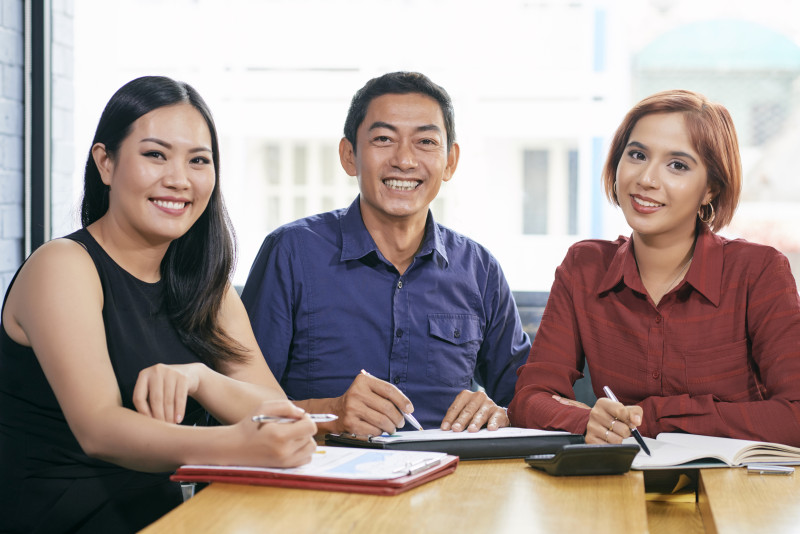
#> input picture EXAMPLE2/media/person3.jpg, 800 x 534 px, found by its file name
$ python detectFace3.py
#> lines starting #> are read from the running program, lines starting #| are printed output that depends on the picture; after the words box and inside, x2 and y2 are one past the last pixel; in counts of white or black regions, pixels touching at a corner belong together
import cv2
casc_path = cv2.data.haarcascades + "haarcascade_frontalface_default.xml"
faceCascade = cv2.CascadeClassifier(casc_path)
image = cv2.imread("media\\person3.jpg")
#> image is the input picture: shape (534, 800, 3); mean B, G, R 145.1, 148.6, 163
faces = faceCascade.detectMultiScale(image, scaleFactor=1.1, minNeighbors=5, minSize=(30,30), flags = cv2.CASCADE_SCALE_IMAGE)
#> faces = [[602, 119, 108, 108], [349, 95, 110, 110], [111, 109, 121, 121]]
imgheight=image.shape[0] #圖片高度
#> imgheight = 534
imgwidth=image.shape[1]  #圖片寬度
#> imgwidth = 800
cv2.rectangle(image, (10,imgheight-20), (110,imgheight), (0,0,0), -1) #左下角黑色矩形
#> image: shape (534, 800, 3); 0.47% of pixels changed, all inside (x1, y1, x2, y2) = (10, 514, 111, 534)
cv2.putText(image,"Find " + str(len(faces)) + " face!", (10,imgheight-5), cv2.FONT_HERSHEY_SIMPLEX, 0.5, (255,255,255), 2)
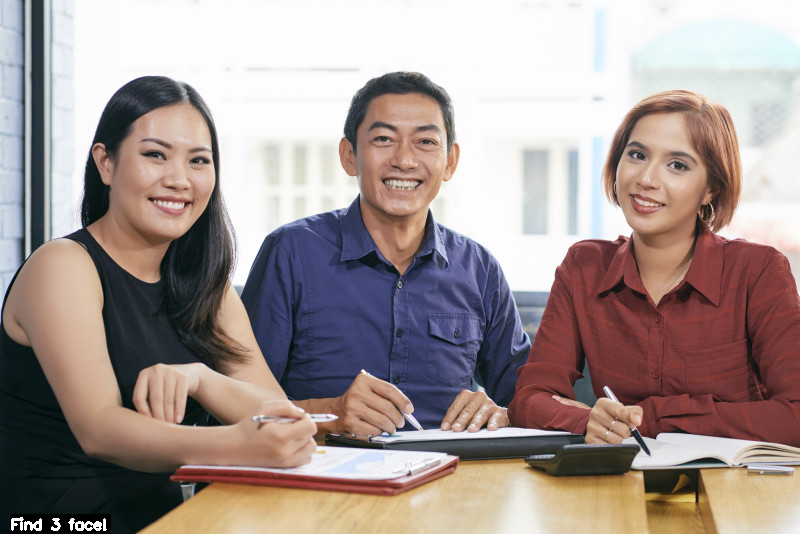
#> image: shape (534, 800, 3); mean B, G, R 145.3, 148.8, 163.3
for (x,y,w,h) in faces:
    cv2.rectangle(image,(x,y),(x+w, y+h),(128,255,0),2)
#> this loop made 3 passes
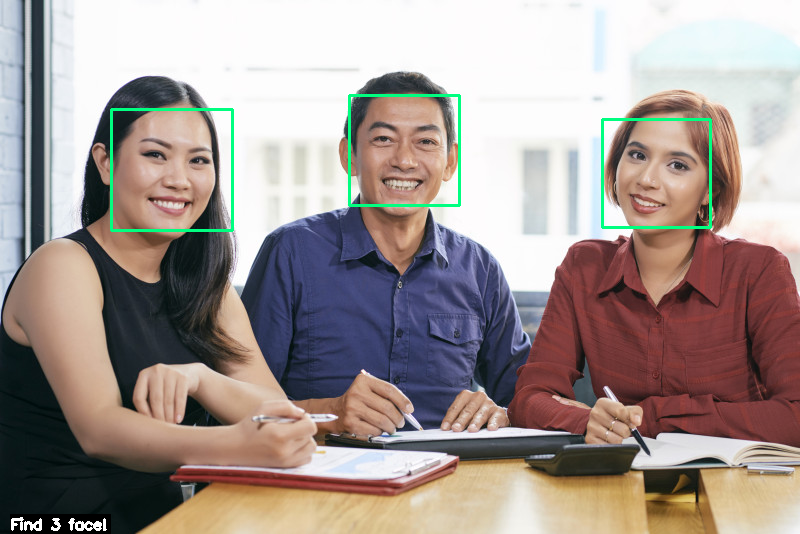
#> image: shape (534, 800, 3); 0.95% of pixels changed, all inside (x1, y1, x2, y2) = (110, 94, 712, 232)
cv2.namedWindow("facedetect")
cv2.imshow("facedetect", image)
cv2.waitKey(0)
cv2.destroyWindow("facedetect")

$ run again, with EXAMPLE2/media/person1.jpg copied over EXAMPLE2/media/person3.jpg
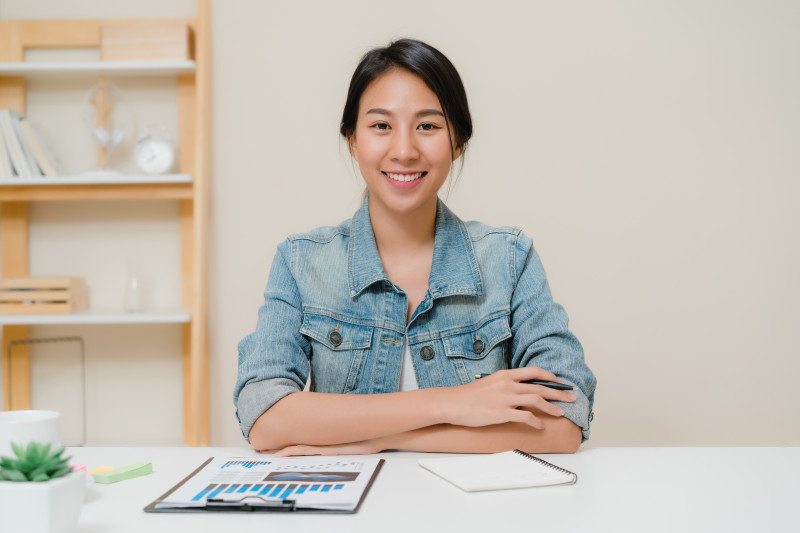
#> input picture EXAMPLE2/media/person1.jpg, 800 x 533 px, found by its file name
#> image is the input picture: shape (533, 800, 3); mean B, G, R 178.9, 189, 196.3
#> faces = [[341, 76, 125, 125]]
#> `cv2.putText(image,"Find " + str(len(faces)) + " face!", (10,imgheight-..`:
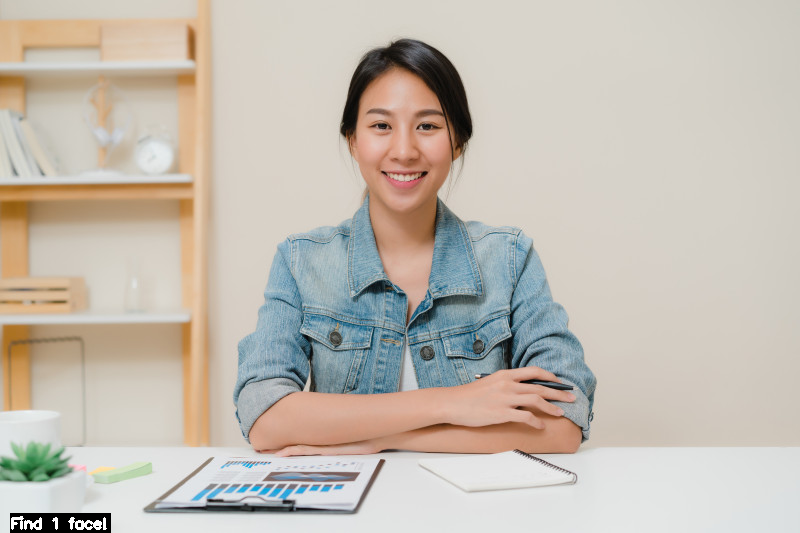
#> image: shape (533, 800, 3); mean B, G, R 178.2, 188.3, 195.6
#> the loop `for (x,y,w,h) in faces:` made 1 pass
#> after the loop `for (x,y,w,h) in faces:`:
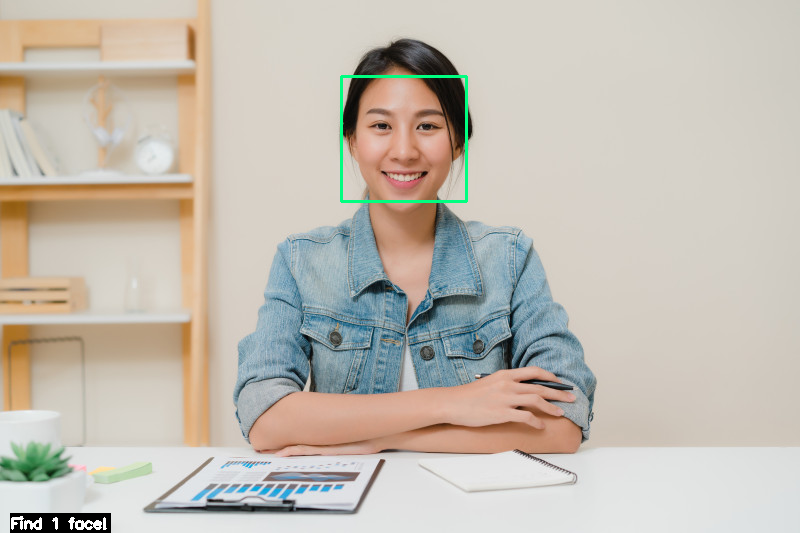
#> image: shape (533, 800, 3); 0.35% of pixels changed, all inside (x1, y1, x2, y2) = (340, 75, 468, 203)

$ run again, with EXAMPLE2/media/person5.jpg copied over EXAMPLE2/media/person3.jpg
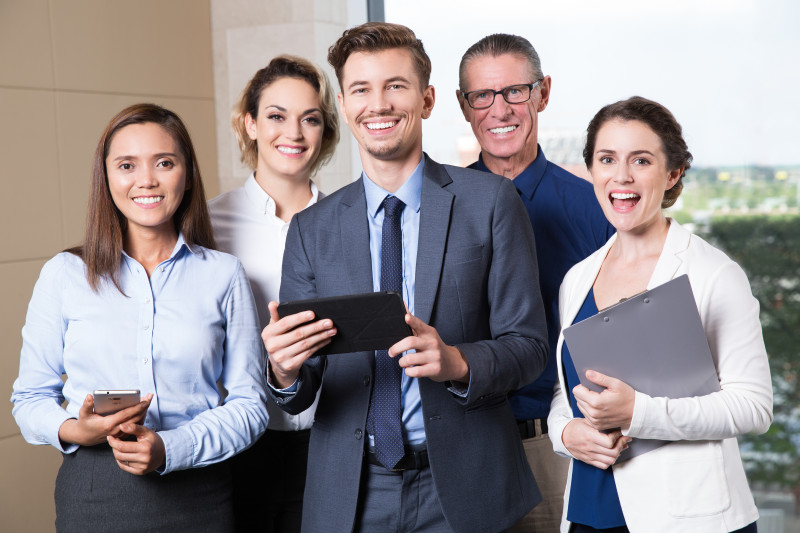
#> input picture EXAMPLE2/media/person5.jpg, 800 x 533 px, found by its file name
#> image is the input picture: shape (533, 800, 3); mean B, G, R 145.5, 142.3, 149
#> faces = [[580, 123, 91, 91], [247, 84, 86, 86], [332, 50, 95, 95], [100, 128, 90, 90], [454, 57, 94, 94]]
#> `cv2.putText(image,"Find " + str(len(faces)) + " face!", (10,imgheight-..`:
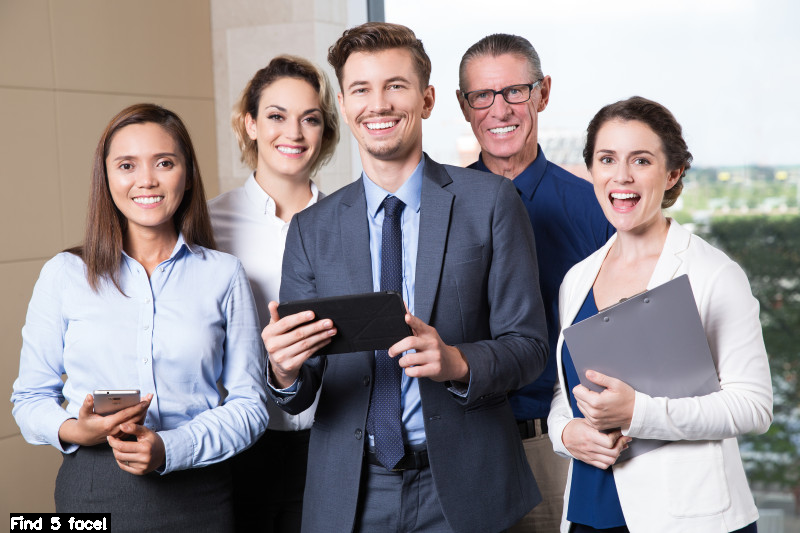
#> image: shape (533, 800, 3); mean B, G, R 145.4, 142.3, 148.9
#> the loop `for (x,y,w,h) in faces:` made 5 passes
#> after the loop `for (x,y,w,h) in faces:`:
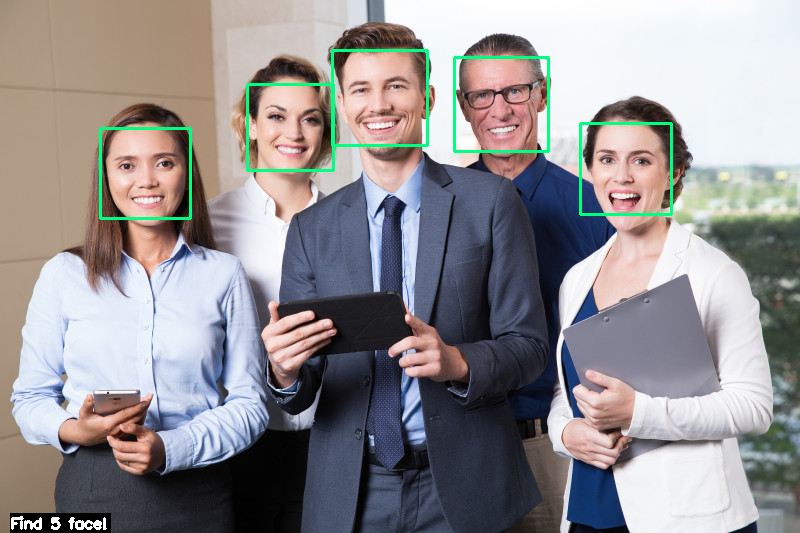
#> image: shape (533, 800, 3); 1.25% of pixels changed, all inside (x1, y1, x2, y2) = (99, 49, 673, 220)

$ run again, with EXAMPLE2/media/face.jpg copied over EXAMPLE2/media/person3.jpg
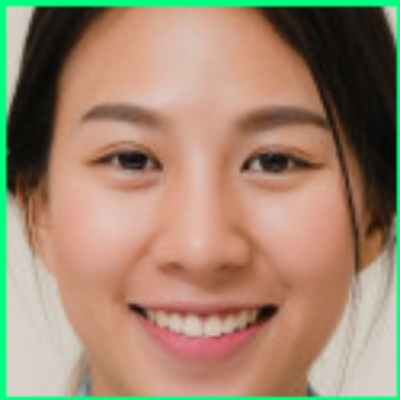
#> input picture EXAMPLE2/media/face.jpg, 400 x 400 px, found by its file name
#> image is the input picture: shape (400, 400, 3); mean B, G, R 111.4, 134.8, 159.4
#> faces = [[33, 34, 334, 334]]
#> `cv2.putText(image,"Find " + str(len(faces)) + " face!", (10,imgheight-..`:
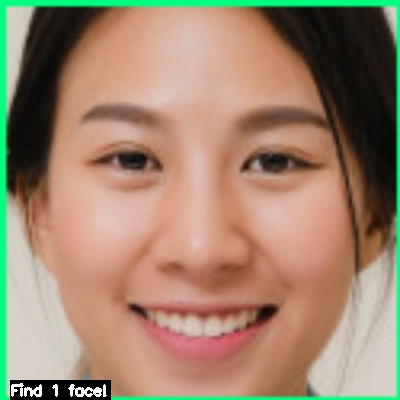
#> image: shape (400, 400, 3); mean B, G, R 110.3, 133.3, 158.2
#> the loop `for (x,y,w,h) in faces:` made 1 pass
#> after the loop `for (x,y,w,h) in faces:`:
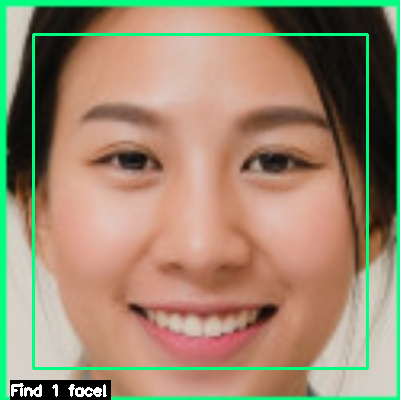
#> image: shape (400, 400, 3); 2.5% of pixels changed, all inside (x1, y1, x2, y2) = (32, 33, 369, 370)
